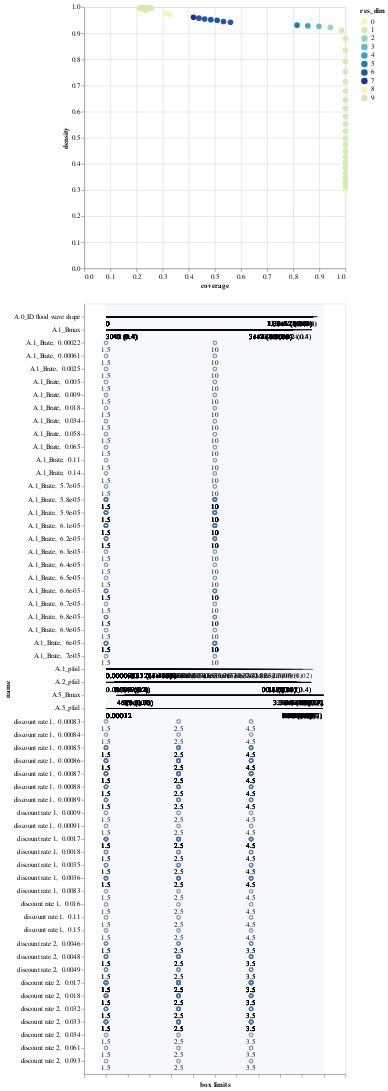

The code cell stored with this chart in its notebook:
### Code cell
box3_deaths.inspect_tradeoff()

### Figure 1 — Vega-Lite specification as saved in the notebook (floating-point values rounded to 4 significant figures; data arrays with more than 128 entries replaced by an {"elided": "..."} marker saying what was removed)
{"config": {"view": {"continuousWidth": 400, "continuousHeight": 300}}, "vconcat": [{"data": {"name": "data-05feadb470fcbbdb88e00d4982bfa9e5"}, "mark": {"type": "circle", "size": 75}, "encoding": {"color": {"type": "ordinal", "field": "res_dim", "scale": {"range": ["#eff9b6", "#d0edb3", "#97d6b9", "#5dc0c0", "#31a5c2", "#1f80b8", "#2354a3", "#21318d"]}}, "opacity": {"condition": {"value": 1, "selection": "selector005"}, "value": 0.4}, "tooltip": [{"type": "ordinal", "field": "id"}, {"type": "quantitative", "field": "coverage", "format": ".2"}, {"type": "quantitative", "field": "density", "format": ".2"}, {"type": "ordinal", "field": "res_dim"}], "x": {"type": "quantitative", "field": "coverage"}, "y": {"type": "quantitative", "field": "density"}}, "height": 400, "selection": {"selector005": {"type": "single", "fields": ["id"]}}, "width": 400}, {"layer": [{"data": {"name": "data-792978ccbae35d0bf319a352ccb40168"}, "mark": "rule", "encoding": {"x": {"type": "quantitative", "axis": {"grid": false, "labels": false, "title": "box limits"}, "field": "x_lower", "scale": {"domain": [0, 1], "padding": 0.1}}, "x2": {"field": "x_upper"}, "y": {"type": "nominal", "field": "name", "scale": {"padding": 1.0}}}, "transform": [{"calculate": "(datum.x1-datum.minimum)/(datum.maximum-datum.minimum)", "as": "x_lower"}, {"calculate": "(datum.x2-datum.minimum)/(datum.maximum-datum.minimum)", "as": "x_upper"}, {"filter": {"selection": "selector005"}}], "width": 400}, {"data": {"name": "data-792978ccbae35d0bf319a352ccb40168"}, "mark": {"type": "text", "align": "left", "baseline": "top", "dy": 5}, "encoding": {"text": {"type": "ordinal", "field": "text"}, "x": {"type": "quantitative", "axis": {"grid": false, "labels": false, "title": "box limits"}, "field": "x_lower", "scale": {"domain": [0, 1], "padding": 0.1}}, "x2": {"field": "x_upper"}, "y": {"type": "nominal", "field": "name", "scale": {"padding": 1.0}}}, "transform": [{"calculate": "(datum.x1-datum.minimum)/(datum.maximum-datum.minimum)", "as": "x_lower"}, {"calculate": "(datum.x2-datum.minimum)/(datum.maximum-datum.minimum)", "as": "x_upper"}, {"filter": {"selection": "selector005"}}, {"calculate": "datum.qp_lower>0?format(datum.x1, \".2\")+\" (\"+format(datum.qp_lower, \".1~g\")+\")\" :format(datum.x1, \".2\")", "as": "text"}], "width": 400}, {"data": {"name": "data-792978ccbae35d0bf319a352ccb40168"}, "mark": {"type": "text", "align": "right", "baseline": "top", "dy": 5}, "encoding": {"text": {"type": "ordinal", "field": "text"}, "x": {"type": "quantitative", "field": "x_upper"}, "x2": {"field": "x_upper"}, "y": {"type": "nominal", "field": "name", "scale": {"padding": 1.0}}}, "transform": [{"calculate": "(datum.x1-datum.minimum)/(datum.maximum-datum.minimum)", "as": "x_lower"}, {"calculate": "(datum.x2-datum.minimum)/(datum.maximum-datum.minimum)", "as": "x_upper"}, {"filter": {"selection": "selector005"}}, {"calculate": "datum.qp_upper>0?format(datum.x2, \".2\")+\" (\"+format(datum.qp_upper, \".1\")+\")\" :format(datum.x2, \".2\")", "as": "text"}], "width": 400}, {"data": {"name": "data-bb8d07f6df3d47a6a475317795287b23"}, "mark": {"type": "rect", "opacity": 0.05}, "encoding": {"x": {"type": "quantitative", "field": "start"}, "x2": {"field": "end"}}}, {"data": {"name": "data-893bf588192035b39398136692a51c23"}, "mark": "point", "encoding": {"x": {"type": "quantitative", "field": "x"}, "y": {"type": "nominal", "field": "name"}}, "transform": [{"filter": {"selection": "selector005"}}], "width": 400}, {"data": {"name": "data-893bf588192035b39398136692a51c23"}, "mark": {"type": "text", "align": "center", "baseline": "top", "dy": 5}, "encoding": {"text": {"type": "nominal", "field": "item"}, "x": {"type": "quantitative", "field": "x"}, "y": {"type": "nominal", "field": "name"}}, "transform": [{"filter": {"selection": "selector005"}}], "width": 400}]}], "$schema": "https://vega.github.io/schema/vega-lite/v4.8.1.json", "datasets": {"data-05feadb470fcbbdb88e00d4982bfa9e5": [{"coverage": 1.0, "density": 0.2983, "id": 0, "mass": 1.0, "mean": 0.2983, "res_dim": 0}, {"coverage": 1.0, "density": 0.3139, "id": 1, "mass": 0.95, "mean": 0.3139, "res_dim": 1}, {"coverage": 1.0, "density": 0.3305, "id": 2, "mass": 0.9025, "mean": 0.3305, "res_dim": 1}, {"coverage": 1.0, "density": 0.3479, "id": 3, "mass": 0.8572, "mean": 0.3479, "res_dim": 1}, {"coverage": 1.0, "density": 0.3663, "id": 4, "mass": 0.8143, "mean": 0.3663, "res_dim": 1}, {"coverage": 1.0, "density": 0.3856, "id": 5, "mass": 0.7735, "mean": 0.3856, "res_dim": 1}, {"coverage": 1.0, "density": 0.4059, "id": 6, "mass": 0.7348, "mean": 0.4059, "res_dim": 1}, {"coverage": 1.0, "density": 0.4273, "id": 7, "mass": 0.698, "mean": 0.4273, "res_dim": 1}, {"coverage": 1.0, "density": 0.4498, "id": 8, "mass": 0.663, "mean": 0.4498, "res_dim": 1}, {"coverage": 1.0, "density": 0.4736, "id": 9, "mass": 0.6298, "mean": 0.4736, "res_dim": 1}, {"coverage": 1.0, "density": 0.4985, "id": 10, "mass": 0.5982, "mean": 0.4985, "res_dim": 1}, {"coverage": 1.0, "density": 0.5249, "id": 11, "mass": 0.5683, "mean": 0.5249, "res_dim": 1}, {"coverage": 1.0, "density": 0.5526, "id": 12, "mass": 0.5397, "mean": 0.5526, "res_dim": 1}, {"coverage": 1.0, "density": 0.5817, "id": 13, "mass": 0.5128, "mean": 0.5817, "res_dim": 1}, {"coverage": 1.0, "density": 0.6124, "id": 14, "mass": 0.487, "mean": 0.6124, "res_dim": 1}, {"coverage": 1.0, "density": 0.6449, "id": 15, "mass": 0.4625, "mean": 0.6449, "res_dim": 1}, {"coverage": 1.0, "density": 0.679, "id": 16, "mass": 0.4392, "mean": 0.679, "res_dim": 1}, {"coverage": 1.0, "density": 0.7148, "id": 17, "mass": 0.4173, "mean": 0.7148, "res_dim": 1}, {"coverage": 1.0, "density": 0.7527, "id": 18, "mass": 0.3962, "mean": 0.7527, "res_dim": 1}, {"coverage": 1.0, "density": 0.7927, "id": 19, "mass": 0.3762, "mean": 0.7927, "res_dim": 1}, {"coverage": 1.0, "density": 0.8348, "id": 20, "mass": 0.3573, "mean": 0.8348, "res_dim": 1}, {"coverage": 1.0, "density": 0.8791, "id": 21, "mass": 0.3392, "mean": 0.8791, "res_dim": 1}, {"coverage": 0.9849, "density": 0.9116, "id": 22, "mass": 0.3222, "mean": 0.9116, "res_dim": 1}, {"coverage": 0.9422, "density": 0.9228, "id": 23, "mass": 0.3045, "mean": 0.9228, "res_dim": 2}, {"coverage": 0.8986, "density": 0.9265, "id": 24, "mass": 0.2893, "mean": 0.9265, "res_dim": 3}, {"coverage": 0.8558, "density": 0.929, "id": 25, "mass": 0.2747, "mean": 0.929, "res_dim": 4}, {"coverage": 0.8148, "density": 0.931, "id": 26, "mass": 0.261, "mean": 0.931, "res_dim": 5}, {"coverage": 0.5599, "density": 0.9422, "id": 27, "mass": 0.1772, "mean": 0.9422, "res_dim": 6}, {"coverage": 0.5331, "density": 0.945, "id": 28, "mass": 0.1683, "mean": 0.945, "res_dim": 6}, {"coverage": 0.5088, "density": 0.9499, "id": 29, "mass": 0.1598, "mean": 0.9499, "res_dim": 6}, {"coverage": 0.4845, "density": 0.9522, "id": 30, "mass": 0.1517, "mean": 0.9522, "res_dim": 6}, {"coverage": 0.461, "density": 0.9549, "id": 31, "mass": 0.144, "mean": 0.9549, "res_dim": 6}, {"coverage": 0.4392, "density": 0.958, "id": 32, "mass": 0.1368, "mean": 0.958, "res_dim": 6}, {"coverage": 0.4183, "density": 0.9615, "id": 33, "mass": 0.1298, "mean": 0.9615, "res_dim": 7}, {"coverage": 0.3261, "density": 0.9725, "id": 34, "mass": 0.1, "mean": 0.9725, "res_dim": 8}, {"coverage": 0.311, "density": 0.9763, "id": 35, "mass": 0.095, "mean": 0.9763, "res_dim": 8}, {"coverage": 0.2364, "density": 0.9895, "id": 36, "mass": 0.07125, "mean": 0.9895, "res_dim": 9}, {"coverage": 0.2246, "density": 0.9926, "id": 37, "mass": 0.0675, "mean": 0.9926, "res_dim": 9}, {"coverage": 0.2137, "density": 0.9961, "id": 38, "mass": 0.064, "mean": 0.9961, "res_dim": 9}, {"coverage": 0.2146, "density": 0.9961, "id": 39, "mass": 0.06425, "mean": 0.9961, "res_dim": 9}, {"coverage": 0.2154, "density": 0.9961, "id": 40, "mass": 0.0645, "mean": 0.9961, "res_dim": 9}, {"coverage": 0.2163, "density": 0.9961, "id": 41, "mass": 0.06475, "mean": 0.9961, "res_dim": 9}, {"coverage": 0.2171, "density": 0.9962, "id": 42, "mass": 0.065, "mean": 0.9962, "res_dim": 9}, {"coverage": 0.2179, "density": 0.9962, "id": 43, "mass": 0.06525, "mean": 0.9962, "res_dim": 9}, {"coverage": 0.2188, "density": 0.9962, "id": 44, "mass": 0.0655, "mean": 0.9962, "res_dim": 9}, {"coverage": 0.2196, "density": 0.9962, "id": 45, "mass": 0.06575, "mean": 0.9962, "res_dim": 9}, {"coverage": 0.2205, "density": 0.9962, "id": 46, "mass": 0.066, "mean": 0.9962, "res_dim": 9}, {"coverage": 0.2213, "density": 0.9962, "id": 47, "mass": 0.06625, "mean": 0.9962, "res_dim": 9}, {"coverage": 0.2221, "density": 0.9962, "id": 48, "mass": 0.0665, "mean": 0.9962, "res_dim": 9}, {"coverage": 0.223, "density": 0.9963, "id": 49, "mass": 0.06675, "mean": 0.9963, "res_dim": 9}, {"coverage": 0.2238, "density": 0.9963, "id": 50, "mass": 0.067, "mean": 0.9963, "res_dim": 9}, {"coverage": 0.2246, "density": 0.9963, "id": 51, "mass": 0.06725, "mean": 0.9963, "res_dim": 9}, {"coverage": 0.2255, "density": 0.9963, "id": 52, "mass": 0.0675, "mean": 0.9963, "res_dim": 9}, {"coverage": 0.2263, "density": 0.9963, "id": 53, "mass": 0.06775, "mean": 0.9963, "res_dim": 9}, {"coverage": 0.2272, "density": 0.9963, "id": 54, "mass": 0.068, "mean": 0.9963, "res_dim": 9}, {"coverage": 0.228, "density": 0.9963, "id": 55, "mass": 0.06825, "mean": 0.9963, "res_dim": 9}, {"coverage": 0.2288, "density": 0.9964, "id": 56, "mass": 0.0685, "mean": 0.9964, "res_dim": 9}, {"coverage": 0.2297, "density": 0.9964, "id": 57, "mass": 0.06875, "mean": 0.9964, "res_dim": 9}, {"coverage": 0.2305, "density": 0.9964, "id": 58, "mass": 0.069, "mean": 0.9964, "res_dim": 9}, {"coverage": 0.2313, "density": 0.9964, "id": 59, "mass": 0.06925, "mean": 0.9964, "res_dim": 9}, {"coverage": 0.2322, "density": 0.9964, "id": 60, "mass": 0.0695, "mean": 0.9964, "res_dim": 9}, {"coverage": 0.233, "density": 0.9964, "id": 61, "mass": 0.06975, "mean": 0.9964, "res_dim": 9}, {"coverage": 0.2339, "density": 0.9964, "id": 62, "mass": 0.07, "mean": 0.9964, "res_dim": 9}, {"coverage": 0.2347, "density": 0.9964, "id": 63, "mass": 0.07025, "mean": 0.9964, "res_dim": 9}, {"coverage": 0.2355, "density": 0.9965, "id": 64, "mass": 0.0705, "mean": 0.9965, "res_dim": 9}, {"coverage": 0.2364, "density": 0.9965, "id": 65, "mass": 0.07075, "mean": 0.9965, "res_dim": 9}, {"coverage": 0.2372, "density": 0.9965, "id": 66, "mass": 0.071, "mean": 0.9965, "res_dim": 9}, {"coverage": 0.2381, "density": 0.9965, "id": 67, "mass": 0.07125, "mean": 0.9965, "res_dim": 9}, {"coverage": 0.2389, "density": 0.9965, "id": 68, "mass": 0.0715, "mean": 0.9965, "res_dim": 9}, {"coverage": 0.2397, "density": 0.9965, "id": 69, "mass": 0.07175, "mean": 0.9965, "res_dim": 9}, {"coverage": 0.2406, "density": 0.9965, "id": 70, "mass": 0.072, "mean": 0.9965, "res_dim": 9}, {"coverage": 0.2414, "density": 0.9965, "id": 71, "mass": 0.07225, "mean": 0.9965, "res_dim": 9}, {"coverage": 0.2422, "density": 0.9966, "id": 72, "mass": 0.0725, "mean": 0.9966, "res_dim": 9}, {"coverage": 0.2431, "density": 0.9966, "id": 73, "mass": 0.07275, "mean": 0.9966, "res_dim": 9}, {"coverage": 0.2448, "density": 0.9966, "id": 74, "mass": 0.07325, "mean": 0.9966, "res_dim": 9}, {"coverage": 0.2464, "density": 0.9966, "id": 75, "mass": 0.07375, "mean": 0.9966, "res_dim": 9}, {"coverage": 0.2481, "density": 0.9966, "id": 76, "mass": 0.07425, "mean": 0.9966, "res_dim": 9}, {"coverage": 0.2498, "density": 0.9967, "id": 77, "mass": 0.07475, "mean": 0.9967, "res_dim": 9}, {"coverage": 0.2531, "density": 0.9967, "id": 78, "mass": 0.07575, "mean": 0.9967, "res_dim": 9}, {"coverage": 0.254, "density": 0.9967, "id": 79, "mass": 0.076, "mean": 0.9967, "res_dim": 9}, {"coverage": 0.2573, "density": 0.9968, "id": 80, "mass": 0.077, "mean": 0.9968, "res_dim": 9}], "data-792978ccbae35d0bf319a352ccb40168": {"elided": "354 records"}, "data-bb8d07f6df3d47a6a475317795287b23": [{"start": 0, "end": 1}], "data-893bf588192035b39398136692a51c23": {"elided": "384 records"}}}
